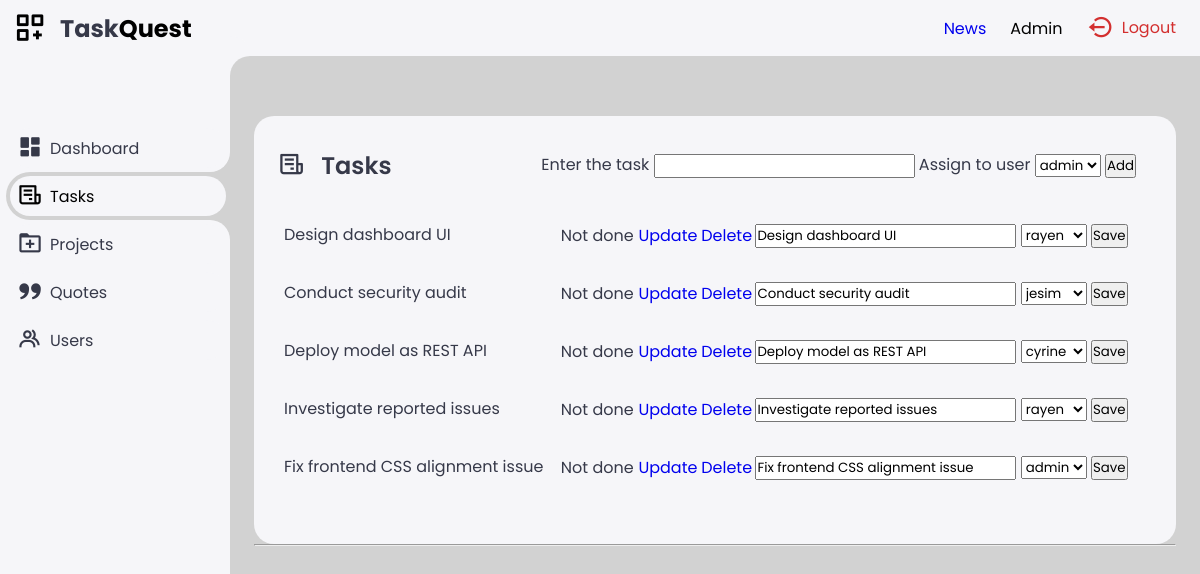
The page /tasks (signed in) on the database its author committed.
### app.py (models this page shows)
class User(db.Model, UserMixin):
    id = db.Column(db.Integer, primary_key=True)
    username = db.Column(db.String(20), nullable=False, unique=True)
    password = db.Column(db.String(80), nullable=False)
    role = db.Column(db.String(20), nullable=False, default='user')

class Todo(db.Model):
    task_id = db.Column(db.Integer, primary_key=True)
    name = db.Column(db.String(100))
    done = db.Column(db.Boolean)
    user_id = db.Column(db.Integer, db.ForeignKey('user.id'))
    user = db.relationship('User', backref='todos')

### app.py (the view, shortened to what this page needs)
@app.route('/tasks', methods=['GET', 'POST'])
@login_required
def tasks():
    if current_user.role == 'admin':
        todo_list = Todo.query.all()
        users = User.query.all()
    else:
        todo_list = Todo.query.filter_by(user_id=current_user.id).all()
        users = None
    return render_template("Tasks.html", todo_list=todo_list, users=users, pagetitle="Tasks | TaskQuest")

### app.py (called while the page is built)
@login_manager.user_loader
def load_user(user_id):
    return User.query.get(int(user_id))

### templates/Tasks.html
{% extends 'base.html' %}
{% block body %}
<div class="bottom-data">
    <div class="orders">
        <div class="header">
            <i class='bx bx-receipt'></i>
            <h3>Tasks</h3>
            <form action="{{ url_for('add') }}" method="post">
                <div>
                    <label class="thick">Enter the task</label>
                    <input type="text" name="name" required>
                    {% if current_user.role == 'admin' %}
                    <label class="thick">Assign to user</label>
                    <select name="user_id">
                        {% for user in users %}
                        <option value="{{ user.id }}">{{ user.username }}</option>
                        {% endfor %}
                    </select>
                    {% else %}
                    <input type="hidden" name="user_id" value="{{ current_user.id }}">
                    {% endif %}
                    <button class="button1" type="submit">Add</button>
                </div>
            </form>
            <br><br>
            <table>
                <tbody>
                    {% for todo in todo_list %}
                    <tr>
                        <td class="thick">{{ todo.name }}</td>
                        {% if todo.done == False %}
                        <td><label class="label pending">Not done</label></td>
                        {% else %}
                        <td><label class="label done">Done</label></td>
                        {% endif %}
                        <td><a href="{{ url_for('update', todo_id=todo.task_id) }}" class="button2">Update</a></td>
                        <td><a href="{{ url_for('delete', todo_id=todo.task_id) }}" class="button3">Delete</a></td>
                        {% if current_user.role == 'admin' %}
                        <td>
                            <form action="{{ url_for('update_task', todo_id=todo.task_id) }}" method="post">
                                <input type="text" name="name" value="{{ todo.name }}">
                                <select name="user_id">
                                    {% for user in users %}
                                    <option value="{{ user.id }}" {% if user.id == todo.user_id %}selected{% endif %}>{{ user.username }}</option>
                                    {% endfor %}
                                </select>
                                <button type="submit" class="button2">Save</button>
                            </form>
                        </td>
                        {% endif %}
                    </tr>
                    {% endfor %}
                </tbody>
            </table>
        </div>
    </div>
</div>
<hr>
{% endblock %}

### templates/base.html (shortened to what this page needs)
<!DOCTYPE html>
<html lang="en">
<head>
    <link href='https://unpkg.com/boxicons@2.1.4/css/boxicons.min.css' rel='stylesheet'>
    <link rel="stylesheet" href="{{ url_for('static', filename='base.css') }}">
</head>
<body>
    <div class="sidebar">
        <a href="#" class="logo">
            <i class='bx bx-customize'></i>
            <div class="logo-name"><span>Task</span>Quest</div>
        </a>
        <ul class="side-menu">
            <li><a href="{{url_for('dashboard')}}"><i class='bx bxs-dashboard'></i>Dashboard</a></li>
            <li><a href="{{url_for('tasks')}}"><i class='bx bx-receipt'></i>Tasks</a></li>
            <li><a href="{{url_for('projects')}}"><i class='bx bx-folder-plus'></i>Projects</a></li>
            <li><a href="{{url_for('quote')}}"><i class='bx bxs-quote-alt-right'></i>Quotes</a></li>
            {% if current_user.is_authenticated and current_user.role == 'admin' %}
            <li><a href="{{ url_for('users') }}"><i class='bx bx-group'></i>Users</a></li>
        {% endif %}
    </div>
    <div class="content">
        <nav class="nav">
            <a href="{{ url_for('news') }}">News</a>
            {% if current_user.is_authenticated %}
            <ul class="nav">
                <li class="nav-item role-info"> {{ current_user.role.capitalize() }}</li>
            </ul>
        {% endif %}
            <ul class="nav">
                <li class="nav-item">
                    <a href="{{url_for('logout')}}" class="logout">
                        <i class='bx bx-log-out-circle'></i>
                        Logout
                    </a>
                </li>
            </ul>
        </nav>
        <main>
          {% block body %}
          {% endblock %}
        </main>
    </div>
</body>
</html>

### static/base.css (style rules this page uses)
:root { --light: #f6f6f9; --primary: #000000; --light-primary: #CFE8FF; --grey: #eee; --dark-grey: #d2d2d2; --dark: #363949; --danger: #D32F2F; --light-danger: #FECDD3; --warning: #FBC02D; --light-warning: #FFF2C6; --success: #000000; --light-success: #BBF7D0; }
* { margin: 0; padding: 0; box-sizing: border-box; font-family: 'Poppins', sans-serif; }
.bx { font-size: 1.7rem; }
a { text-decoration: none; }
li { list-style: none; }
html { overflow-x: hidden; }
body { background: var(--dark-grey); overflow-x: hidden; }
.sidebar { position: fixed; top: 0; left: 0; background: var(--light); width: 230px; height: 100%; z-index: 2000; overflow-x: hidden; scrollbar-width: none; transition: all 0.3s ease; }
.sidebar .logo { font-size: 24px; font-weight: 700; height: 56px; display: flex; align-items: center; color: var(--primary); z-index: 500; padding-bottom: 20px; box-sizing: content-box; }
.sidebar .logo .logo-name span { color: var(--dark); }
.sidebar .logo .bx { min-width: 60px; display: flex; justify-content: center; font-size: 2.2rem; }
.sidebar .side-menu { width: 100%; margin-top: 48px; }
.sidebar .side-menu li { height: 48px; background: transparent; margin-left: 6px; border-radius: 48px 0 0 48px; padding: 4px; }
.sidebar .side-menu li.active { background: var(--dark-grey); position: relative; }
.sidebar .side-menu li.active::before { content: ""; position: absolute; width: 40px; height: 40px; border-radius: 50%; top: -40px; right: 0; box-shadow: 20px 20px 0 var(--dark-grey); z-index: -1; }
.sidebar .side-menu li.active::after { content: ""; position: absolute; width: 40px; height: 40px; border-radius: 50%; bottom: -40px; right: 0; box-shadow: 20px -20px 0 var(--dark-grey); z-index: -1; }
.sidebar .side-menu li a { width: 100%; height: 100%; background: var(--light); display: flex; align-items: center; border-radius: 48px; font-size: 16px; color: var(--dark); white-space: nowrap; overflow-x: hidden; transition: all 0.3s ease; }
.sidebar .side-menu li.active a { color: var(--success); }
.sidebar .side-menu li a .bx { min-width: calc(60px - ((4px + 6px) * 2)); display: flex; font-size: 1.6rem; justify-content: center; }
.content { position: relative; width: calc(100% - 230px); left: 230px; transition: all 0.3s ease; }
.content nav { height: 56px; background: var(--light); padding: 0 24px 0 0; display: flex; align-items: center; grid-gap: 24px; position: sticky; top: 0; left: 0; z-index: 1000; }
.content nav::before { content: ""; position: absolute; width: 40px; height: 40px; bottom: -40px; left: 0; border-radius: 50%; box-shadow: -20px -20px 0 var(--light); }
.content nav a { color: var(); }
.content main { width: 100%; padding: 36px 24px; max-height: calc(100vh - 56px); }
.content main .header { display: flex; align-items: center; justify-content: space-between; grid-gap: 16px; flex-wrap: wrap; }
.content main .bottom-data { display: flex; flex-wrap: wrap; grid-gap: 24px; margin-top: 24px; width: 100%; color: var(--dark); }
.content main .bottom-data>div { border-radius: 20px; background: var(--light); padding: 24px; overflow-x: auto; }
.content main .bottom-data .header { display: flex; align-items: center; grid-gap: 16px; margin-bottom: 24px; }
.content main .bottom-data .header h3 { margin-right: auto; font-size: 24px; font-weight: 600; }
.content main .bottom-data .header .bx { cursor: pointer; }
.content main .bottom-data .orders { flex-grow: 1; flex-basis: 500px; }
.content main .bottom-data .orders table { width: 100%; border-collapse: collapse; }
.content main .bottom-data .orders table td { padding: 16px 0; }
.content main .bottom-data .orders table tr td:first-child { display: flex; align-items: center; grid-gap: 12px; padding-left: 6px; }
.content main .bottom-data .orders table tbody tr { cursor: pointer; transition: all 0.3s ease; }
.content nav { display: flex; justify-content: flex-end; align-items: center; height: 56px; background: var(--light); padding: 0 24px; position: sticky; top: 0; left: 0; z-index: 1000; }
.content nav .logout { display: flex; align-items: center; color: var(--dark); font-size: 16px; text-decoration: none; color: var(--danger); }
.content nav .logout i { margin-right: 8px; color: var(--danger); }

### rows shown on the page
User: role "Admin"
Todo: name "Design dashboard UI", done "Not done", user_id "rayen"
Todo: name "Conduct security audit", done "Not done", user_id "jesim"
Todo: name "Deploy model as REST API", done "Not done", user_id "cyrine"
Todo: name "Investigate reported issues", done "Not done", user_id "rayen"
Todo: name "Fix frontend CSS alignment issue", done "Not done", user_id "admin"

### other values the page prints
form field user_id "admin"
